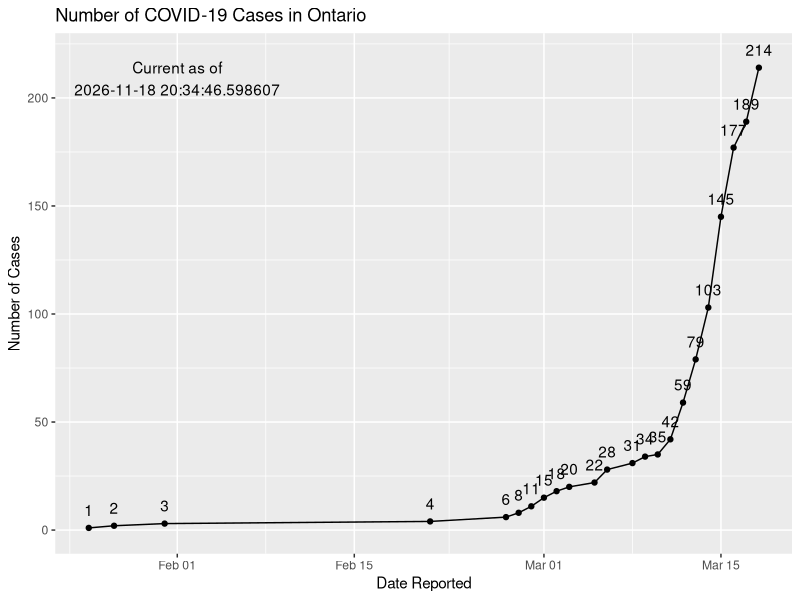
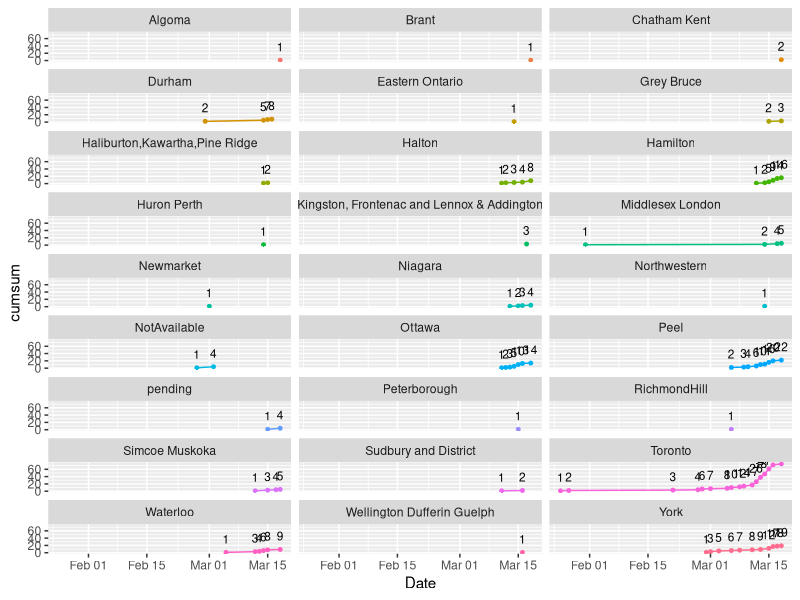

The R script that drew these images, in order:
## ---- chunk 1
knitr::opts_chunk$set(echo = TRUE)

library(tidyverse)
library(lubridate)

## ---- chunk 2
df <- read_csv("Data/ontario_corona_cases.csv")
## ---- chunk 3
current_time <- Sys.time()

df %>% 
  group_by (Date) %>% 
  count () %>% 
  ungroup() %>% 
  mutate (cumsum = cumsum(n)) %>% 
  # print (n = Inf)
  ggplot (aes (x = Date, y = cumsum)) +
  geom_line() +
  geom_point() +
  scale_y_continuous(limits = c(0, length (df$Case_number) + 5)) +
  labs (title = "Number of COVID-19 Cases in Ontario",
        x = "Date Reported",
        y = "Number of Cases") +
  geom_text (aes (label = cumsum), 
             vjust = -1) +
  annotate("text", x = as.Date("2020-02-01"), y = length(df$Case_number) - 5, 
           label = paste0("Current as of\n", current_time )
           )

## ---- chunk 4
df %>% 
  group_by (Date, Public_Health_Unit) %>% 
  count () %>% 
  group_by (Public_Health_Unit) %>% 
  mutate (cumsum = cumsum (n)) %>% 
  arrange (Public_Health_Unit) %>% 
  ggplot (aes (x = Date, y = cumsum, colour = Public_Health_Unit)) +
  geom_line (aes (group = 1)) +
  geom_point(size = 1) +
  geom_text(aes (label = cumsum), 
            vjust = -1, 
            size = 3, 
            colour = "black") +
  facet_wrap(~ Public_Health_Unit, 
             ncol = 3) +
  theme (legend.position = "none")

